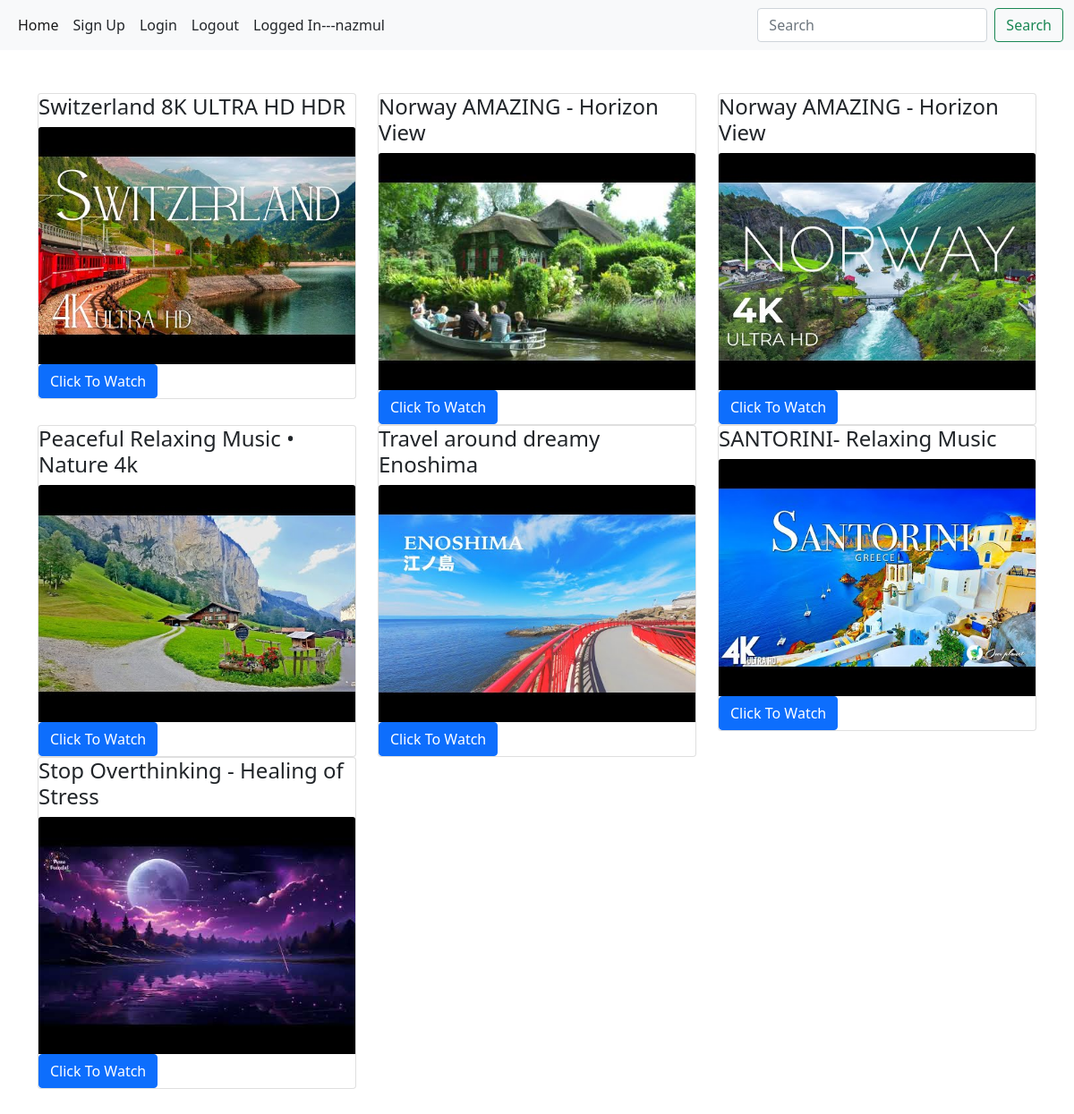
Screenshot of / (signed in) with the database file from the repository.
### streaming/models.py (models this page shows, shortened)
class Item(models.Model):
    name = models.CharField(max_length=100, blank=True,null=True)
    video = EmbedVideoField()
    thumbnail = models.ImageField(upload_to='thumbnail',blank=True,null=True)

### streaming/views.py (the view)
# urls.py: path('',views.home,name='home'),
@login_required
def home(request):
    data = Item.objects.all()
    context={
        'data':data,
    }
    return render(request,'video.html',context)

### templates/video.html
{% extends 'base.html' %}
{% load embed_video_tags %}
{% block content %}
<div class="py-5">
  <div class="container">
    <div class="row hidden-md-up">
      {% for i in data %}
      <div class="col-md-4">
        <div class="card">
          <div class="card-block">
            <h4 class="card-title">{{i.name}}</h4>
            <a href="{% url 'watch' i.id %}"><img src="/media/{{i.thumbnail}}" class="card-img-top" alt="..."></a>
            <a href="{% url 'watch' i.id %}" class="btn btn-primary">Click To Watch</a>
          </div>
        </div>
      </div>
      {% endfor %}
    </div>
  </div>
</div>
{% endblock %}

### templates/base.html (shortened to what this page needs)
<!doctype html>
<html lang="en">
  <head>
    <link href="https://cdn.jsdelivr.net/npm/bootstrap@5.0.2/dist/css/bootstrap.min.css" rel="stylesheet">
  </head>
  <body>
    <nav class="navbar navbar-expand-lg navbar-light bg-light">
      <div class="container-fluid">
        <div class="collapse navbar-collapse" id="navbarSupportedContent">
          <ul class="navbar-nav me-auto mb-2 mb-lg-0">
            <li class="nav-item">
              <a class="nav-link active" aria-current="page" href="{% url 'home' %}">Home</a>
            </li>
            <li class="nav-item">
              <a class="nav-link text-dark" href="{% url 'user_registration' %}">Sign Up</a>
            </li>
            <li class="nav-item">
              <a class="nav-link text-dark" href="{% url 'user_login' %}">Login</a>
            </li>
            <li class="nav-item">
              <a class="nav-link text-dark" href="{% url 'user_logout' %}">Logout</a>
            </li>
            <li class="nav-item">
              <a class="nav-link text-dark">Logged In---{{request.user.username}}</a>
            </li>
          </ul>
          <form class="d-flex" method="GET" action="{% url 'search' %}">
            <input class="form-control me-2" type="search" name="q" placeholder="Search" aria-label="Search">
            <button class="btn btn-outline-success" type="submit">Search</button>
          </form>
        </div>
      </div>
    </nav>
    {% block content %}
    {% endblock %}
  </body>
</html>

### rows the page displays
Item: name "Switzerland 8K ULTRA HD HDR", thumbnail (placeholder picture)
Item: name "Norway AMAZING - Horizon View", thumbnail (placeholder picture)
Item: name "Norway AMAZING - Horizon View", thumbnail (placeholder picture)
Item: name "Peaceful Relaxing Music • Nature 4k", thumbnail (placeholder picture)
Item: name "Travel around dreamy Enoshima", thumbnail (placeholder picture)
Item: name "SANTORINI- Relaxing Music", thumbnail (placeholder picture)
Item: name "Stop Overthinking - Healing of Stress", thumbnail (placeholder picture)

### other values shown
{{ request.user.username }} "nazmul"
